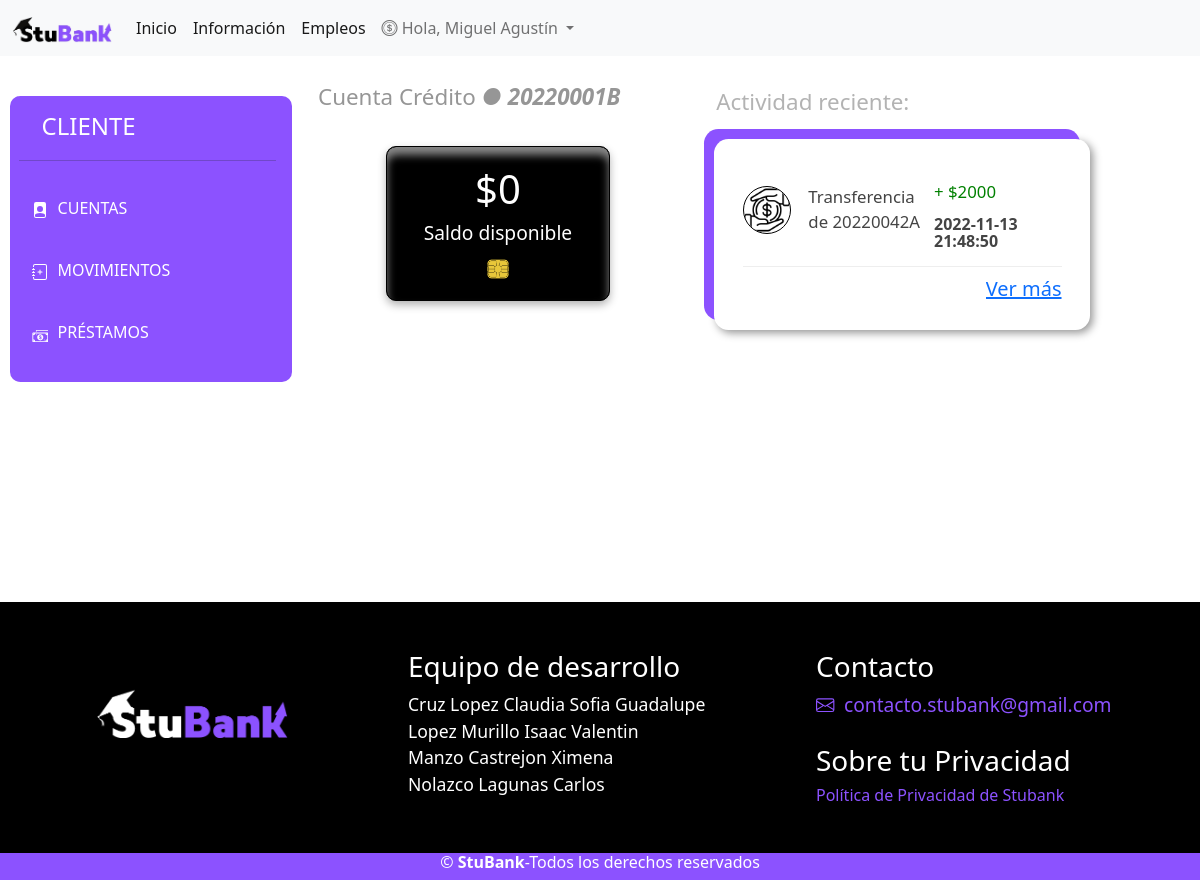
/cliente/cuenta.php?cl=20220001B (signed in), run on an earlier commit of the app's database.
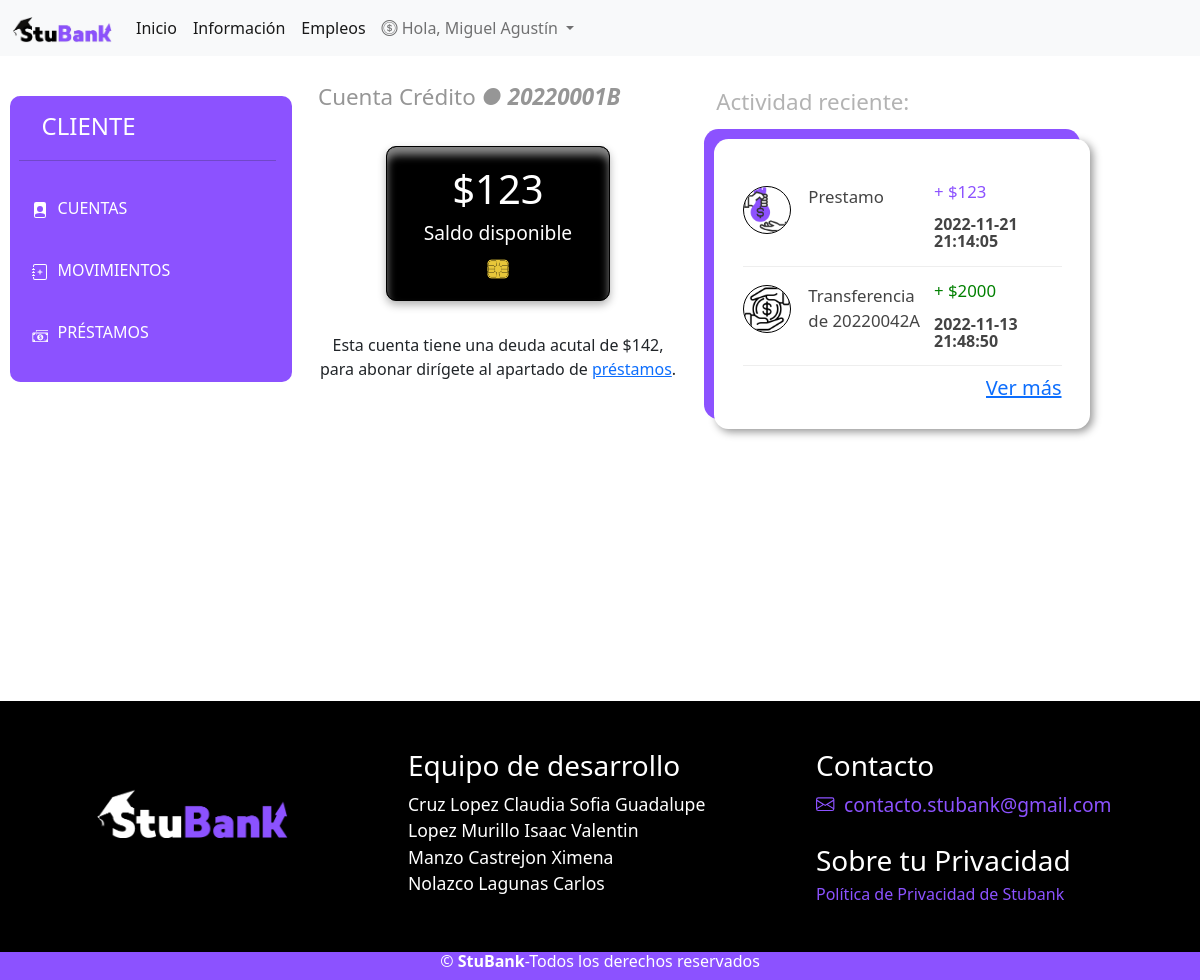
And on a later commit of the database.
### tables this page shows
CREATE TABLE `cuentas` (
  `id_cuenta` int(11) NOT NULL,
  `nCliente` varchar(9) NOT NULL,
  `cuenta` varchar(10) NOT NULL,
  `tipo` varchar(1) NOT NULL,
  `titulo` varchar(20) NOT NULL,
  `saldo` double NOT NULL DEFAULT 0
);

CREATE TABLE `transacciones` (
  `id_mov` int(11) NOT NULL,
  `cTramitador` varchar(9) NOT NULL,
  `solicitante` varchar(9) DEFAULT NULL,
  `cOrigen` varchar(20) NOT NULL,
  `cDestino` varchar(20) NOT NULL,
  `tipo` varchar(20) NOT NULL,
  `cantidad` double NOT NULL,
  `referencia` varchar(7) DEFAULT NULL,
  `motivo` varchar(20) DEFAULT NULL,
  `fecha` datetime NOT NULL DEFAULT current_timestamp()
);

CREATE TABLE `prestamos` (
  `id_prest` int(11) NOT NULL,
  `solicitanteEje` varchar(9) NOT NULL,
  `solicitanteCl` varchar(9) NOT NULL,
  `cantidad` double NOT NULL,
  `meses` int(11) NOT NULL,
  `deuda` double NOT NULL,
  `metodo` tinyint(4) NOT NULL,
  `fecha` datetime NOT NULL DEFAULT current_timestamp(),
  `estatus` int(11) NOT NULL
);

### cliente/cuenta.php (the view, shortened to what this page needs)
<?php
    include('../view/conexion.php');
    $cl = $_REQUEST['cl'];
    $obtC = "SELECT * FROM cuentas WHERE cuenta = '$cl' LIMIT 1";
    $resC = $mysqli->query($obtC);
    $cue = $resC->fetch_all(MYSQLI_ASSOC);
    foreach ($cue as $cu) {
    }
    $nCuenta = $cu["cuenta"];
    $titulo = $cu["titulo"];
    $saldo = $cu["saldo"];
    $tipo = $cu["tipo"];
    if($tipo == 'B'){
        $obtD = "SELECT * FROM prestamos WHERE solicitanteCl = '$cl' and estatus = 2 LIMIT 1";
        $resD = $mysqli->query($obtD);
        $deu = $resD->fetch_assoc();
        if($resD->num_rows > 0){
            $deuda = $deu["deuda"];
        }else{
            $deuda = 0;
        }
    }
    $obtH = "SELECT * FROM transacciones WHERE cOrigen = '$cl' OR cDestino = '$cl' ORDER BY fecha DESC LIMIT 5";
    $resultado = mysqli_query($mysqli,$obtH);
    $datos = $resultado->fetch_all(MYSQLI_ASSOC);
?>
<!DOCTYPE html>
<html lang="es">
<head>
    <link rel="stylesheet" href="../src/css/menu.css">
<link rel="stylesheet" href="../src/css/estilos.css">
    <link rel="stylesheet" href="../src/css/ficha.css">
    <link href="https://cdn.jsdelivr.net/npm/bootstrap@5.2.0/dist/css/bootstrap.min.css" rel="stylesheet">
    <link rel="stylesheet" href="https://cdn.jsdelivr.net/npm/bootstrap-icons@1.9.1/font/bootstrap-icons.css">
</head>
<header>
    <?php include('../view/navbar.php'); ?>
</header>
<body>
    <div class="row">
        <?php include('menu.php');?>
        <div class="col-md-4" style="padding:0 1.5rem;">
            <div class="tit2">
                <p style="display:inline;">Cuenta <?=$titulo;?></p><p style="display:inline; font-style: italic; font-weight: bold;"> &#9679 <?=$nCuenta;?></p>
            </div>
            <div class="contBotones">
                <div class="tarjeta">
                <p class="saldoCN">$<?=$saldo?></p>
                <p class="saldoC">Saldo disponible</p>
                <img src="../src/chip.png" class="chip" alt="">
                </div>
            </div>
            <?php if($titulo == "Crédito"){?>
                <div class="contBotones">
                    <?php if($deuda != 0):?>
                        Esta cuenta tiene una deuda acutal de $<?=$deuda?>, para abonar dirígete al apartado de <a href="prestamos.php">préstamos</a>.
                    <?php endif?>
                </div>
            <?php }?>
        </div>
        <div class="col-md-4">
            <div class="tit">
                <p>Actividad reciente:</p>
            </div>
            <div class="cont-purp2" style="margin-bottom: 3rem; width:98%; align-items: center; align-content: center; align-self: center;">
                <u class="histoContainer">
                    <?php foreach($datos as $dato):
                        $tipo=$dato['tipo'];?>
                        <?php if($tipo == 'Transferencia'){?>
                            <?php if($nCuenta == $dato['cDestino']){?>
                                <li class="columnasC">
                                    <div class="histo-img">
                                        <img src="/src/transferencia.png">
                                    </div>
                                    <div class="clases">
                                        <p><?=$dato['tipo']?> de <?=$dato['cOrigen']?></p>
                                    </div>
                                    <div class="clases2">
                                        <p style="color:green;">+ $<?=$dato['cantidad']?></p>
                                        <p class="fechaD"><?=$dato['fecha']?></p>
                                    </div>
                                 </li>
                            <?php }?>
                        <?php }?>
                        <?php if($tipo == "Prestamo"){?>
                            <li class="columnasC">
                                <div class="histo-img">
                                    <img src="/src/prestamos.png">
                                </div>
                                <div class="clases">
                                    <p><?=$dato['tipo']?></p>
                                </div>
                                <div class="clases2">
                                    <p style="color:#8C52FF;">+ $<?=$dato['cantidad']?></p>
                                    <p class="fechaD"><?=$dato['fecha']?></p>
                                </div>
                            </li>
                        <?php } ?>
                    <?php endforeach ?>
                    <?php if ($datos != NULL){ ?>
                        <li class="columnasC2">
                            <h5><a class="histBtn"href="/cliente/movimientos.php">Ver más</a></h5>
                        </li>
                    <?php }else{?>
                        <a class="histBtn1"href="/cliente/movimientos.php">Realiza tu primer movimiento aquí</a>
                    <?php } ?>
                </u>
            </div>
        </div>
    </div>
</body>
<footer style="margin-top:14rem;">
    <?php include('../view/footer.php'); ?>
</footer>
</html>

What changed in the data, as far as the page shows it:
changed cuentas "Crédito": saldo "0" → "123"
added prestamos: deuda "142"
added transacciones: tipo "Prestamo", cantidad "123", fecha "2022-11-21 21:14:05"
Also different on the page:
text now shown: "Esta cuenta tiene una deuda acutal de $ , para abonar dirígete al apartado de préstamos ."
